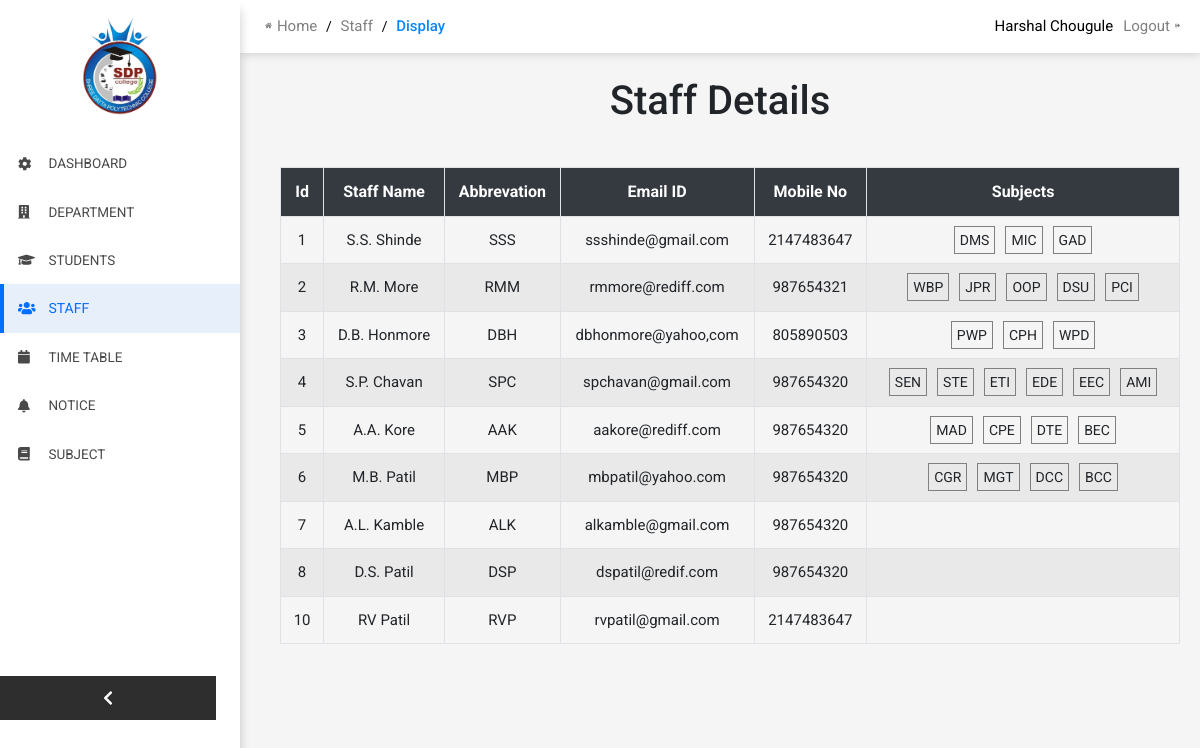
The page /display.php (signed in) on the database its author committed.
### tables this page shows
CREATE TABLE IF NOT EXISTS `teacher` (
  `id` int(11) NOT NULL AUTO_INCREMENT,
  `first_name` text NOT NULL,
  `last_name` text NOT NULL,
  `abbrivation` text NOT NULL,
  `tUser` varchar(30) NOT NULL,
  `tPass` varchar(30) NOT NULL,
  `email` varchar(30) NOT NULL,
  `mobile` bigint(12) NOT NULL,
  `noLect` int(11) NOT NULL,
  `noPract` int(11) NOT NULL,
  `dept` text NOT NULL,
  PRIMARY KEY (`id`)
);

### display.php (the view, shortened to what this page needs)
<!DOCTYPE html>
<html>
<head>
    <link rel="stylesheet" href="https://maxcdn.bootstrapcdn.com/bootstrap/4.0.0/css/bootstrap.min.css">
    <link rel="stylesheet" href="./css/sidebar.css">
    <link rel="stylesheet" href="./css/topMenu.css">
    <link rel="stylesheet" href="./css/fontawesome.min.css">
    <link href="https://stackpath.bootstrapcdn.com/font-awesome/4.7.0/css/font-awesome.min.css" rel="stylesheet">
</head>
</head>
<body onload="collapse_sidebar()">
    <div class="side-menu" id="side-bar">
        <div class="side-profile">
            <img src="img/sdpc_logo.png" alt="Icon" id="college-logo">
        </div>
        <a href="Admin Dashborad.php" style="text-decoration: none;">
            <div class="menu-item" >
                <div class="item-icon"><i class="fa fa-cog" aria-hidden="true"></i></div>
                <div class="item-title">Dashboard</div>
            </div>
        </a>
        <a href="Department.php" style="text-decoration: none;">
            <div class="menu-item">
                <div class="item-icon"><i class="fas fa-building" aria-hidden="true"></i></div>
                <div class="item-title">Department</div>
            </div>
        </a>
        <a href="Student Details.php" style="text-decoration: none;">
            <div class="menu-item " id="stud">
                <div class="item-icon"><i class="fas fa-graduation-cap" aria-hidden="true"></i></div>
                <div class="item-title">Students</div>
            </div>
        </a>
        <a href="Staff.php" style="text-decoration: none;">
            <div class="active-menu">
                <div class="item-icon"><i class="fas fa-users" aria-hidden="true"></i></div>
                <div class="item-title">Staff</div>
            </div>
        </a>
        <a href="Timetable Dashboard.php" style="text-decoration: none;">
            <div class="menu-item">
                <div class="item-icon"><i class="fa fa-calendar" aria-hidden="true"></i></div>
                <div class="item-title">Time Table</div>
            </div>
        </a>
        <a href="Notice.php" style="text-decoration: none;">
            <div class="menu-item">
                <div class="item-icon"><i class="fas fa-bell" aria-hidden="true"></i></div>
                <div class="item-title">Notice</div>
            </div>
        </a>
        <a href="Subject Allocation.php" style="text-decoration: none;">
            <div class="menu-item">
                <div class="item-icon"><i class="fa fa-book" aria-hidden="true"></i></div>
                <div class="item-title">Subject</div>
            </div>
        </a>
        <div class="collapse-side" onclick="collapse_sidebar()">
            <i id="btn-side-icon" class="fas fa-chevron-left " aria-hidden="true"></i>
        </div>
    </div>
    <div class="app" id="app">
        <nav class="top-nav">
            <div class="navigation">
                <a href="Admin Dashborad.php"> <i class="fas fa-home"></i>Home</a>
                <span>/</span>
                <a href="Staff.php" >Staff</a>
                <span>/</span>
                <a href="display.php" class="active-nav">Display</a>
            </div>
            <div class="profile">
                <a id="edit-profile">
                    <?php
                        include("Functions.php");
                        if(isset($_SESSION['logged'])){
                            $loggedUser = $_SESSION['logged'];
                            getLoggedInName($loggedUser);
                        }
                    ?>
                </a>
                <a href="Login.php">Logout<i class="fas fa-sign-out-alt"></i></a>
            </div>
        </nav>
 <div class="container">
    <div class="col-lg-12"><br>
        <h1 class=" text-center">Staff Details</h1><br>
            <table  id="tabledata" class=" table table-striped table-hover table-bordered">
                <tr class="bg-dark text-white text-center">
                    <th> Id </th>
                    <th> Staff Name </th>
                    <th>Abbrevation</th>
                    <th> Email ID </th>
                    <th>Mobile No </th>
                    <th>Subjects</th>
                 </tr >
                <?php
                    include 'Database.php';
                    $q = "select id,first_name,last_name,abbrivation,email,mobile from teacher";
                    $query = mysqli_query($con,$q);
                    while($res = mysqli_fetch_array($query)){
                        $teach=$res['abbrivation'];
                        $teach=mysqli_query($con,"select sub_abb from allocation where teach_abb='$teach'");
                        $subjects=array();
                    while($r=mysqli_fetch_array($teach)){
                        $subjects[]=$r['sub_abb'];
                    }
                ?>
                <tr class="text-center">
                    <td> <?php echo $res['id'];  ?> </td>
                    <td> <?php echo $res['first_name'].' '.$res['last_name'];  ?> </td>
                    <td> <?php echo $res['abbrivation'];  ?> </td>
                    <td> <?php echo $res['email'];  ?> </td>
                    <td> <?php echo $res['mobile'];  ?> </td>
                    <td>
                        <?php
                            foreach($subjects as $value)
                            {
                                echo "<span class='sub'>".$value."</span>";
                            }
                        ?>
                    </td>
                </tr>
                <?php
                    }
                ?>
            </table>
        </div>
    </div>
</div>
</body>
</html>

### Functions.php (shortened to what this page needs)
<?php
    include("Database.php");
    function getLoggedInName($loggedUser){
        global $con;
        $res = mysqli_query($con,"SELECT first_name,last_name FROM admin WHERE aUser='$loggedUser'");
        $row = mysqli_num_rows($res);
        $data = mysqli_fetch_array($res);
        if ($row == 1) {
            echo $data[0]." ";
            echo $data[1];
        }
    }
?>

### css/sidebar.css (style rules this page uses)
.side-menu { flex: 4; height: 100%; position: fixed; overflow: hidden; background: white; display: flex; flex-direction: column; min-width: 20%; width: 20%; box-shadow: 0 10px 10px 0 rgba(0, 0, 0, .2); }
.menu-item { padding: 14px; color: #494949; font-size: 13.5px; display: flex; border-left: 4px solid #fff; text-transform: uppercase; }
.side-profile { margin: 5%; margin-bottom: 10%; display: flex; justify-content: center; }
.side-profile img { width: 35%; }
.active-menu { color: #006eff; background: #e7effa; border-left: 4px solid #006eff; padding: 14px; font-size: 14px; display: flex; text-transform: uppercase; }
.collapse-side { background-color: #2e2e2e; bottom: 10%; width: 90%; position: absolute; display: flex; justify-content: center; padding: 14px; color: white; }
.item-icon { flex: 1.2; }
.item-title { flex: 7; }
.full-app { margin-left: 20%; }

### css/topMenu.css (style rules this page uses)
.top-nav { display: flex; background: rgb(255, 255, 255); color: #000; width: 100%; box-shadow: 0 0 10px 0 rgba(0, 0, 0, 0.2); }
.top-nav .navigation { flex: 5; }
.top-nav .profile { flex:5; margin: 15px; display: flex; font-size: 15px; justify-content: flex-end; }
.navigation { margin: 15px; font-size: 15px; }
span { font-size: 14px; }
a { text-decoration: none; }
.profile a { color: grey; }
.navigation svg, .navigation a, .profile svg { padding: 0 5px; }
#edit-profile { margin: 0 10px; }
.active-nav { color: #0986fc; font-weight: 500; }

### display.php (style rules this page uses)
body { margin: 0; padding: 0; background: rgb(245, 245, 245); font-family: 'Roboto', sans-serif; }
table,td,tr,th { margin:0; padding:0; }
table { background: #fff; margin:10px; }
a { color: grey; }
td { border-bottom: 1px solid #b9b7b7; font-size: 15px; padding: 10px; }
tr { border-bottom: 1px solid grey; }
.sub { border:1px solid grey; padding:5px; margin:5px; }

### rows shown on the page
teacher: id "1", first_name "S.S.", last_name "Shinde", abbrivation "SSS", email "ssshinde@gmail.com", mobile "2147483647", value "DMS", value "MIC", value "GAD"
teacher: id "2", first_name "R.M.", last_name "More", abbrivation "RMM", email "rmmore@rediff.com", mobile "987654321", value "WBP", value "JPR", value "OOP", value "DSU", value "PCI"
teacher: id "3", first_name "D.B.", last_name "Honmore", abbrivation "DBH", email "dbhonmore@yahoo,com", mobile "805890503", value "PWP", value "CPH", value "WPD"
teacher: id "4", first_name "S.P.", last_name "Chavan", abbrivation "SPC", email "spchavan@gmail.com", mobile "987654320", value "SEN", value "STE", value "ETI", value "EDE", value "EEC", value "AMI"
teacher: id "5", first_name "A.A.", last_name "Kore", abbrivation "AAK", email "aakore@rediff.com", mobile "987654320", value "MAD", value "CPE", value "DTE", value "BEC"
teacher: id "6", first_name "M.B.", last_name "Patil", abbrivation "MBP", email "mbpatil@yahoo.com", mobile "987654320", value "CGR", value "MGT", value "DCC", value "BCC"
teacher: id "7", first_name "A.L.", last_name "Kamble", abbrivation "ALK", email "alkamble@gmail.com", mobile "987654320"
teacher: id "8", first_name "D.S.", last_name "Patil", abbrivation "DSP", email "dspatil@redif.com", mobile "987654320"
teacher: id "10", first_name "RV", last_name "Patil", abbrivation "RVP", email "rvpatil@gmail.com", mobile "2147483647"

### other values the page prints
$data[0] "Harshal"
$data[1] "Chougule"
